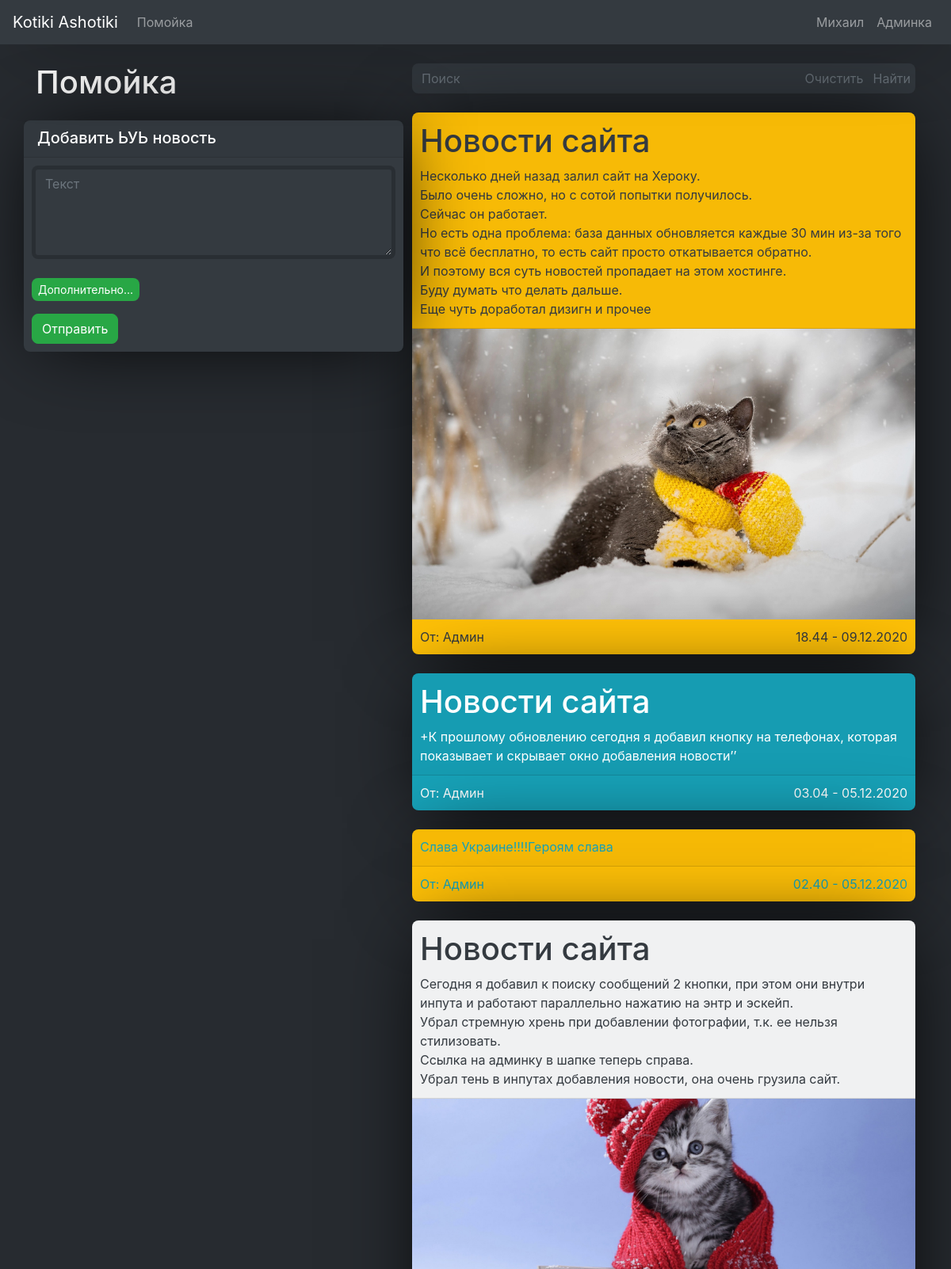
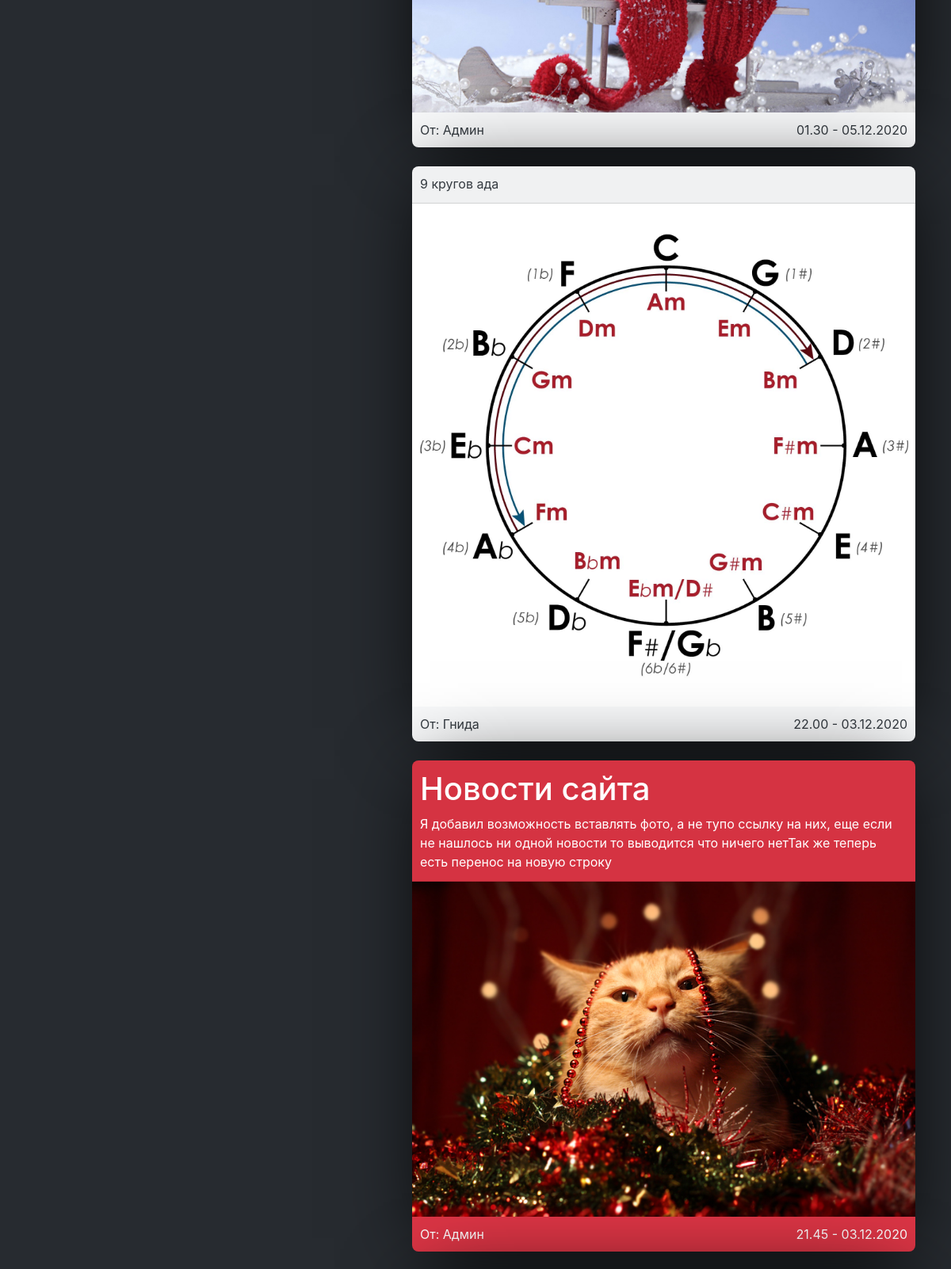
The page /msg/ (signed in, upper part) on the database its author committed (2 pictures, top to bottom).
### msg/models.py (models this page shows, shortened)
class Message(models.Model):
    user = models.CharField('Пользователь', max_length=120)
    text = models.CharField('Текст', max_length=10000)
    date = models.DateTimeField(auto_now_add=True)
    picture = models.CharField('Изображение', blank=True, null=True, max_length=100, default='none')
    picture_file = models.ImageField('Загрузка пикчи', upload_to='msg', blank=True, max_length=200, default='none')
    BG_COLOR_CHOICE = [
        ('bg-dark', 'Темный фон'),
        ('bg-light', 'Светлый фон'),
        ('bg-primary','Синий фон'),
        ('bg-success', 'Зеленый фон'),
        ('bg-danger', 'Красный фон'),
        ('bg-warning', 'Желтый фон'),
        ('bg-info', 'Голубой фон')]
    card_bg_color_choice = models.CharField('Цвет фона', max_length=100, choices=BG_COLOR_CHOICE, default='bg-dark')
    FONT_COLOR_CHOICE = [
        ('text-white', 'Белый текст'),
        ('text-dark', 'Темный текст'),
        ('text-primary', 'Синий текст'),
        ('text-secondary', 'Серый текст'),
        ('text-warning', 'Желтый текст'),
        ('text-danger', 'Красный текст'),
        ('text-success', 'Зеленый цвет'),
        ('text-info', 'Голубой цвет')]
    card_font_color_choice = models.CharField('Цвет текста', max_length=100, choices=FONT_COLOR_CHOICE, default='text-white')
    PINNED_NEWS = [('False','Не закреплена'), ('True','Закрепить'), ('None','Скрытая')]
    top = models.CharField('Закрепить', blank=True, null=True, max_length=100, choices=PINNED_NEWS, default='False')
    admin_news = models.BooleanField('Новости сайта', default='False')
    class Meta():
        verbose_name = 'Новость'
        verbose_name_plural = 'Новости'

### msg/views.py (the view, shortened to what this page needs)
# urls.py: path('', msg, name="msg"),
def msg(request):
    message = Message.objects.order_by('-id').all()
    error = ''
    form = MessageForm()
    data = {
        'message': message,
        'form': form,
        'error': error
    }
    return render(request, 'msg/msg.html', data)

### msg/templates/msg/msg.html (shortened to what this page needs)
{% extends 'wrapper.html' %}
{% block static %} <link rel="stylesheet" href="/static/msg/css/msg.css"> {% endblock %}
{% block content %}
<div class="row">
  <div class="col-lg-5 jastify-lg-right">
    <div id="msg_title_and_input">
      <div id="msg_title"
           class="row justify-content-between">
        <div class="col-8">
            <h1 class="align-left mb-4">
              Помойка
            </h1>
        </div>
        <div class="col-4">
        </div>
      </div>
      <div class="row">
        <div id="msg_input"
             class="msg_input bg-dark mb-5 rounded">
          <div class="card-header">
            <h5>Добавить ЬУЬ новость</h5>
          </div>
          <form class="card-body"
                method="post"
                enctype="multipart/form-data">
            {{ form.text }}<br>
            <div id="msg_img_add_div">
              <button id="msg_input_add_hide"
                      type="button"
                      class="msg_input_button btn-sm btn-success mb-2 rounded">
                Дополнительно...
              </button>
            </div>
            <button id="msg_input_button"
                    type="submit"
                    class="msg_input_button btn btn-success mt-2 rounded">
                Отправить
            </button>
          </form>
        </div>
      </div>
    </div>
  </div>
  <div class="col-lg-7">
    <div class="input-group">
      <input id="msg_search_input"
             class="msg_search form-control bg-dark text-white mb-4 border-0 rounded-left"
             aria-describedby="button-addon4"
             placeholder="Поиск"
             type="text">
      <div class="input-group-append">
        <button id="msg_search_input_button_clear"
                class="btn-dark text-secondary mb-4 border-0"
                type="button">
          Очистить
        </button>
        <button id="msg_search_input_button_find"
                type="button"
                class="btn-dark text-secondary bg-dark mb-4 border-0 rounded-right">
          Найти
        </button>
      </div>
    </div>
    {% if message %}
    <div class="msg">
      {% for m in message %}
        {% if m.top == 'False' %}
        <div>
          <div id="msg_id"
               class="msg_msgs card {{ m.card_bg_color_choice }} mb-4 p-0 rounded
                                    {{ m.card_font_color_choice }} border-0">
            <div class="card-header">
              {{ m.text|safe|linebreaks }}
            </div>
            <div class="card-img">
              {% if m.picture_file != 'none' %}
                <img src="/media/{{ m.picture_file }}">
              {% endif %}
            </div>
            <div class="card-body">
              <span class="card-text float-right">{{ m.date|date:'H.i - d.m.Y' }}</span>
              <span class="card-title">От: {{ m.user }}</span>
            </div>
          </div>
        </div>
        {% endif %}
      {% endfor %}
    </div>
    {% else %}
      <div class="container">
        <p>Сообщений нет</p>
      </div>
    {% endif %}
  </div>
</div>
{% endblock %}

### main/templates/includes/header.html
{% block header %}
<div class="header">
<div class="navbar top navbar-expand navbar-dark bg-dark">
	<a class="navbar-brand" href="{% url 'home' %}">Kotiki Ashotiki</a>
  <div class="collapse navbar-collapse" id="navbarColor02">
		<ul class="navbar-nav mr-auto">
			<li class="nav-item">
        <a class="nav-link" href="{% url 'msg' %}">Помойка</a>
      </li>
    </ul>
		<ul class="navbar-nav justify-content-end">
			<li class="nav-item">
				{% if user.is_authenticated %}
					<a 	id="user_name"
							name="{{ user.first_name }}"
							class="nav-link"
							href="{% url 'account' %}">{{ user.first_name }}</a>
				{% else %}
					<a class="nav-link" href="{% url 'login' %}">Войти</a>
				{% endif %}
			</li>
			<li class="nav-item">
				<a class="nav-link" href="/admin">Админка</a>
			</li>
		</ul>
  </div>
</div>
</div>
{% endblock %}

### main/static/css/general.css (style rules this page uses)
html, body { height: 100%; background: #272b30; color: white; font-family: -apple-system, sans-serif; }
body { display: flex; flex-direction: column; }
.content, .header, .footer { box-sizing: border-box; width: 100%; z-index: 0; }
.header, .footer { box-shadow: 3px 3px 100px -20px black; }
.rounded { border-radius: 0.5rem!important; }
.rounded-right { border-top-right-radius: 0.5rem!important; border-bottom-right-radius: 0.5rem!important; }
.rounded-left { border-top-left-radius: 0.5rem!important; border-bottom-left-radius: 0.5rem!important; }
@media (min-width:992px) { .header { position: fixed; z-index: 1; } }

### msg/static/msg/css/msg.css (style rules this page uses)
#msg_id { text-decoration-line: none; }
.msg_input { border-radius: 3px; z-index: 1; }
#msg_input_add_hide { border: none; }
#msg_input .card-header h5 { margin-bottom: 2px; margin-left: 7px; }
#msg_id .card-header p { margin-bottom: 2px; }
@media (min-width:991px) { .msg_input { box-shadow: 3px 3px 100px -20px black; } }
@media (min-width:991px) { .msg_msgs { box-shadow: 3px 3px 100px -20px black; } }
@media (min-width:991px) { #msg_id .card-header, #msg_id .card-body { padding: 10px; } }
@media (min-width:991px) { #msg_id .card-img { padding: 0; } }
@media (min-width:991px) { #msg_id img { width: 100%; } }
@media (min-width:991px) { #msg_input .card-header, #msg_input .card-body { padding: 10px; } }
@media (min-width:991px) { .msg_input_text_and_bg_color { border: 5px solid rgb(0, 0, 0, 0.2); } }
@media (min-width:992px) { #msg_title_and_input { position: fixed; z-index: 1; } }

### rows shown on the page
Message: text "Новости сайта Несколько дней назад залил сайт на Хероку. Было очень сложно, но с сотой попытки получилось. Сейчас он работает. Но есть одна проблема: база данных обновляется каждые 30 мин из-за того что всё бесплатно, то есть сайт просто откатывается обратно. И поэтому вся суть новостей пропадает на этом хостинге. Буду думать что делать дальше. Еще чуть доработал дизигн и прочее", picture_file (picture), date "18.44 - 09.12.2020", user "Админ"
Message: text "Новости сайта +К прошлому обновлению сегодня я добавил кнопку на телефонах, которая показывает и скрывает окно добавления новости’’", date "03.04 - 05.12.2020", user "Админ"
Message: text "Слава Украине!!!!Героям слава", date "02.40 - 05.12.2020", user "Админ"
Message: text "Новости сайта Сегодня я добавил к поиску сообщений 2 кнопки, при этом они внутри инпута и работают параллельно нажатию на энтр и эскейп. Убрал стремную хрень при добавлении фотографии, т.к. ее нельзя стилизовать. Ссылка на админку в шапке теперь справа. Убрал тень в инпутах добавления новости, она очень грузила сайт.", picture_file (picture), date "01.30 - 05.12.2020", user "Админ"
Message: text "9 кругов ада", picture_file (picture), date "22.00 - 03.12.2020", user "Гнида"
Message: text "Новости сайта Я добавил возможность вставлять фото, а не тупо ссылку на них, еще если не нашлось ни одной новости то выводится что ничего нетТак же теперь есть перенос на новую строку", picture_file (picture), date "21.45 - 03.12.2020", user "Админ"

### other values the page prints
{{ user.first_name }} "Михаил"
